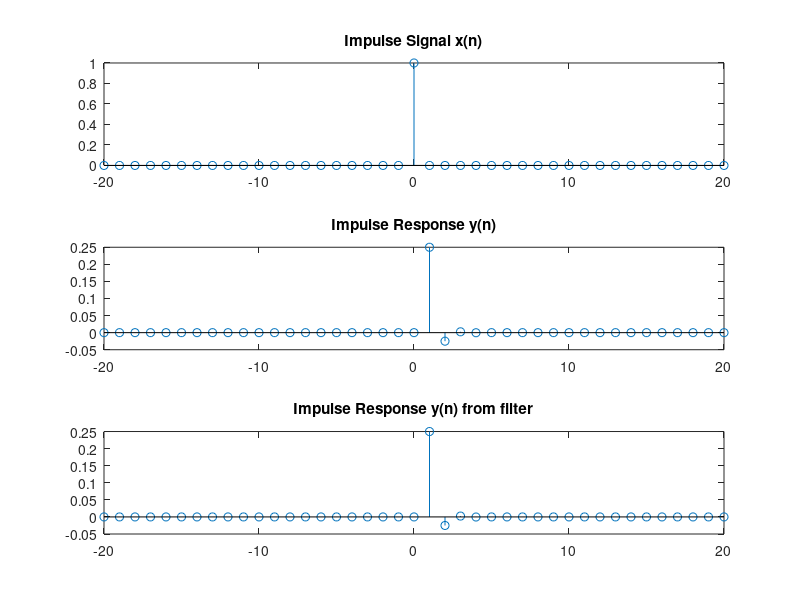

The MATLAB script that drew this image:
clc; clear; close all;
format compact;

% Defining variables
n = -20:20;
lag  = 0;
x = n-lag ==0;    % Impulse signal
subplot(311), stem(n,x); title("Impulse Signal x(n)");

% Using Iterative process
y = zeros(1,length(x));
for i = 3:length(x)
    y(i) = - 0.1*y(i-1) + x(i)*x(i-2)+0.25*x(i-1);
end
subplot(312), stem(n,y); title("Impulse Response y(n)");

% Varify by filter method
a  = [1 0.1]; b =[0 0.25];
res =  filter(b,a,x);
subplot(313), stem(n,res); title("Impulse Response y(n) from filter");

